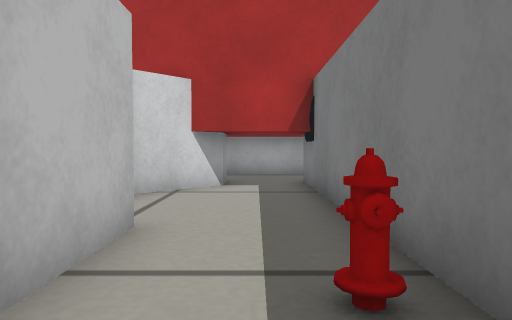
View 1 (above)

14 first-person views from a walk through a Gazebo world. The camera is 0.19 m above the floor, tilts 2° down and sees 70° across. Floor lines are 1 m apart. The floor is counted in squares, 0.2 m on a side. Each view is taken from the middle of a square. On the plan, view 1 faces up. The plan holds only what a view shows up to about 13 squares ahead; the rest is blank. Robots are left out. Gazebo's built-in surfaces are drawn with simple patterns. Some stock models are drawn as simple stand-ins.

View 2
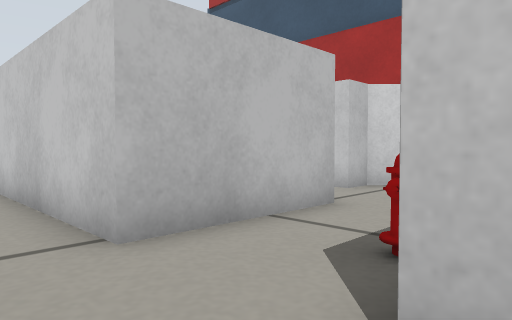

View 3
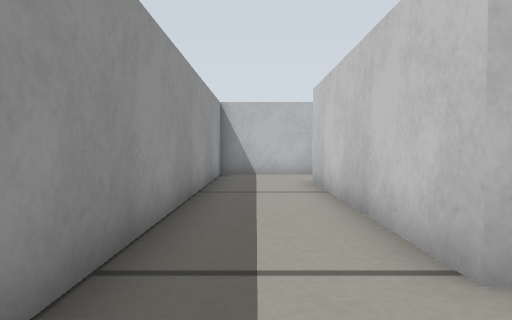

View 4
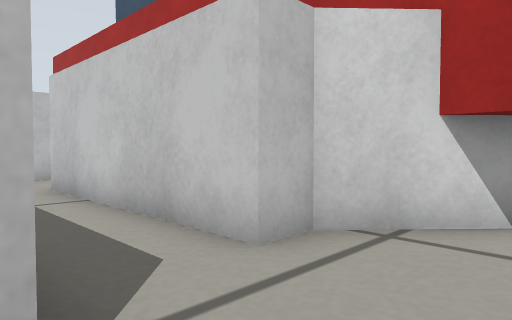

View 5
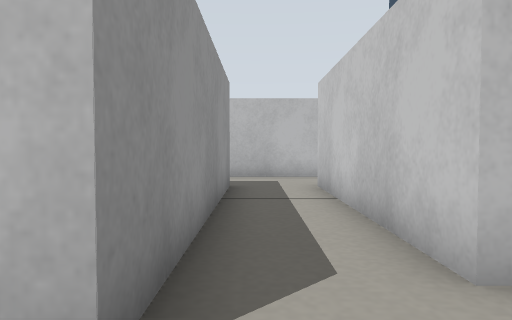

View 6
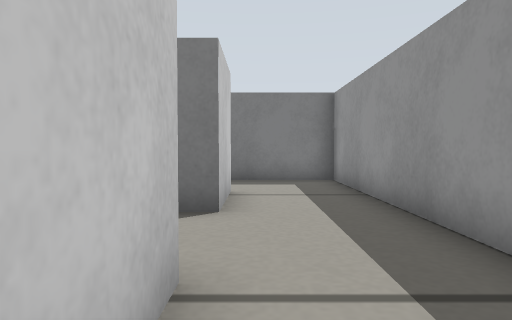

View 7
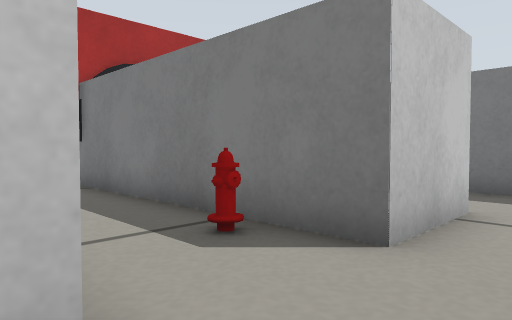

View 8
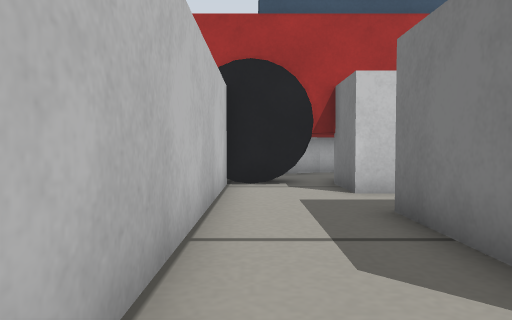

View 9
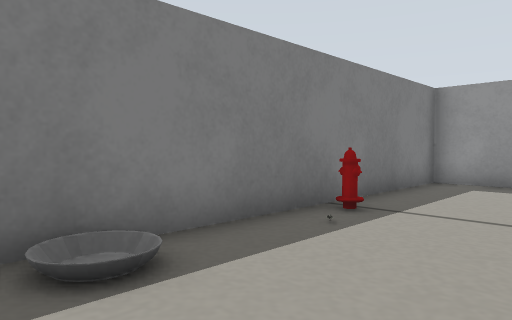

View 10
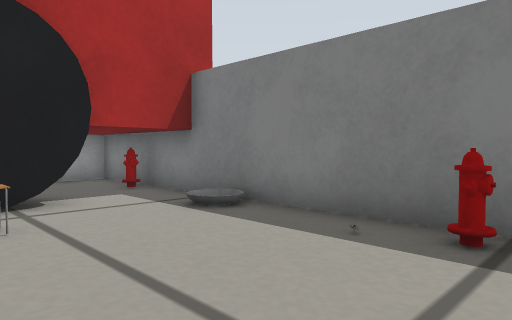

View 11
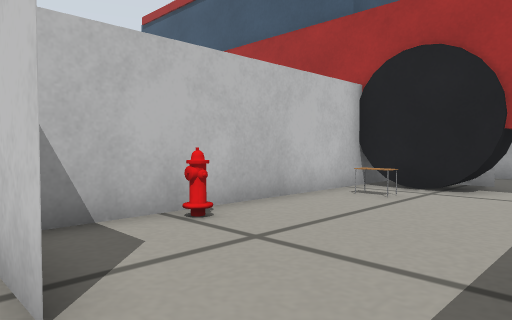

View 12
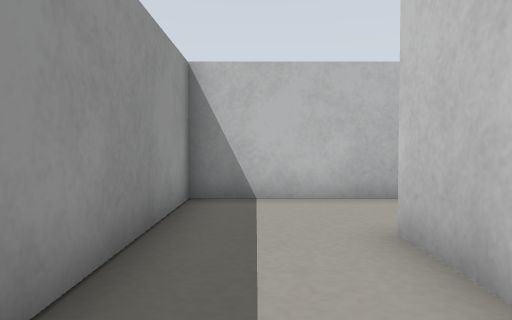

View 13
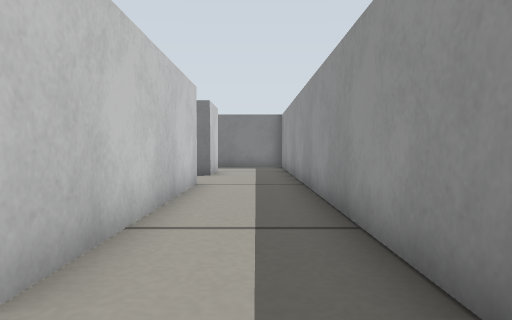

View 14
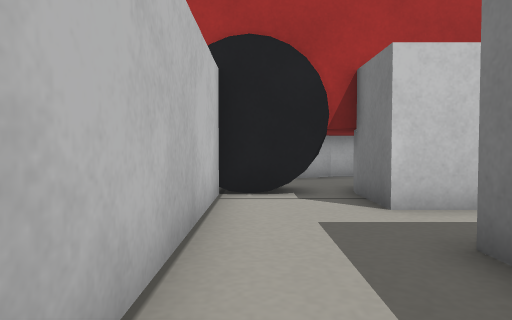

### Floor plan
Key: @ floor where view 1 was taken; # wall or solid block; . floor; C car; H fire hydrant; T table.
Columns run from 14 left of view 1 to 7 right of it. Each row starts with its distance up from view 1.
 11      C       CCC   CCC
 10    C C       CCC CCCCC
  9  CCCCCCCCCCCCCCCCCCCCC
  8 CC#..#CCCCCC#..C.....C
  7   #..#######...#TT...#
  6   #............#.....#
  5   #............#.....#
  4   #..########..#.....#
  3   #..#      #..#H...H#
  2   #..#      #..H.....#
  1   #..########..###...#
  0   #...........@......#
 -1   #..................#
 -2   ####################

Positions as (right, up) in squares from view 1, and headings:
1: (0, 0), facing up
2: (2, -1), facing up-left
3: (1, -1), facing left
4: (0, 4), facing up-left
5: (0, 5), facing left
6: (-4, 0), facing right
7: (-2, -1), facing up-right
8: (-11, -1), facing up
9: (3, 8), facing down-right
10: (2, 2), facing up-right
11: (6, 0), facing up-left
12: (-5, -1), facing left
13: (-11, -1), facing right
14: (-11, 1), facing up
